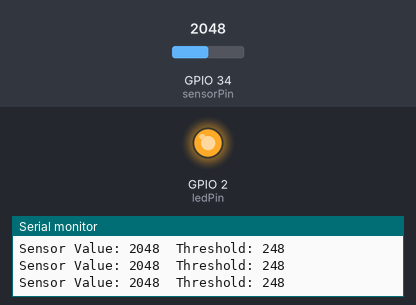
Bench run of a sketch on a simulated ESP32. Shown: output pins drawn as LEDs (lit = HIGH), the last lines printed to the serial monitor. The test bench sets the inputs (shaded band); at power-on: GPIO 34 (sensorPin) = 2048.

Above: at 1.2 s.
1.3 s: GPIO 34 (sensorPin) set to 266
2.8 s: GPIO 34 (sensorPin) set to 235
At 4.0 s:
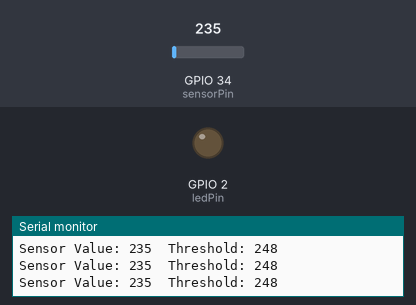
4.3 s: GPIO 34 (sensorPin) set to 491
At 5.5 s:
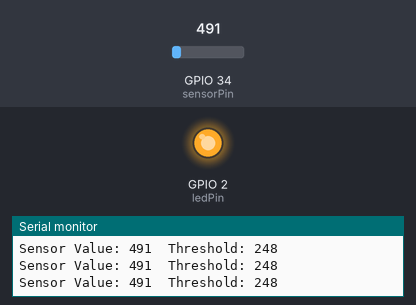
5.8 s: GPIO 34 (sensorPin) set to 0
At 6.8 s:
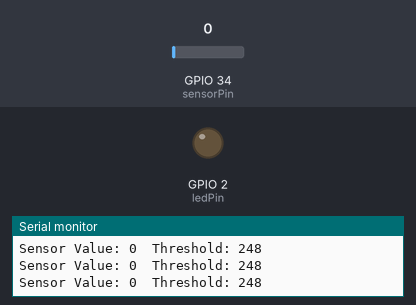
Timing chart, 0 to 8.3 s (numbered marks = the images above; inputs shaded):
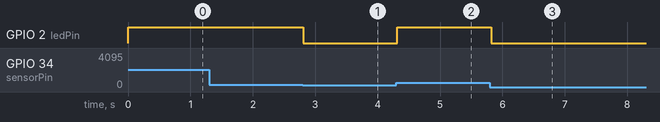

The sketch:

LEDTransistor.ino
```cpp
const int sensorPin = 34;
const int ledPin = 2;

float thresholdVoltage = 0.2;   // higher = less sensitive
float referenceVoltage = 3.3;
int adcResolution = 4095;

int thresholdADC;

void setup() {
  pinMode(ledPin, OUTPUT);
  Serial.begin(115200);
  thresholdADC = (thresholdVoltage / referenceVoltage) * adcResolution;
}

void loop() {
  int sensorValue = analogRead(sensorPin);

  Serial.print("Sensor Value: ");
  Serial.print(sensorValue);
  Serial.print("  Threshold: ");
  Serial.println(thresholdADC);

  if (sensorValue > thresholdADC) {   // or > reverse bias
    digitalWrite(ledPin, HIGH);
  } else {
    digitalWrite(ledPin, LOW);
  }

  delay(100);
}
```

Measured:
- the behaviour switches between 249 and 248 on GPIO 34 (sensorPin) (found by bisection; images 0 and 1)
- after the input at 2.8 s, GPIO 2 (ledPin): HIGH → LOW at once
- after the input at 4.3 s, GPIO 2 (ledPin): LOW → HIGH at once
- after the input at 5.8 s, GPIO 2 (ledPin): HIGH → LOW at once
